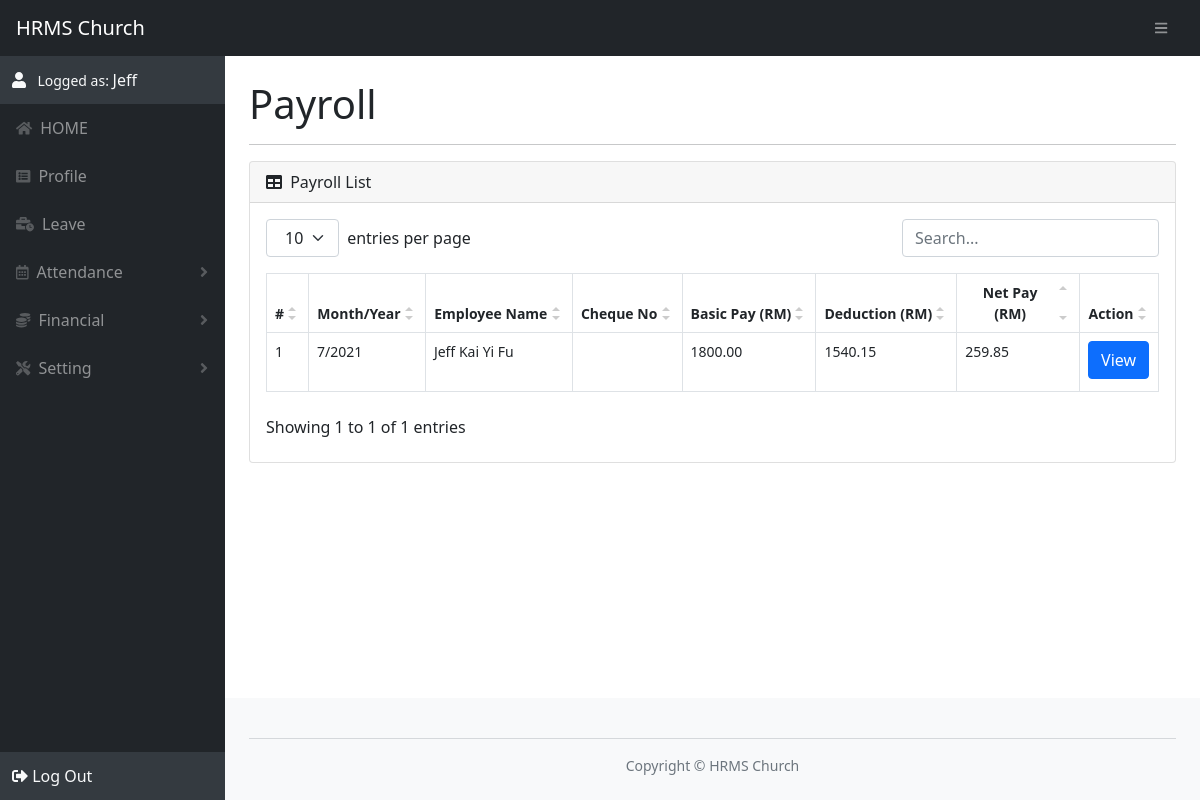
/payroll.php (signed in), run on the app's committed database.
### tables this page shows
CREATE TABLE payroll (
        payrollId INT NOT NULL PRIMARY KEY AUTO_INCREMENT,
        employeeId INT,
        month TINYINT NOT NULL,
        year INT NOT NULL,
        cheque VARCHAR(255) DEFAULT NULL,
        basicPay DECIMAL(10,2),
        deduction DECIMAL(10,2),
        netPay DECIMAL(10,2),

        FOREIGN KEY (employeeId) REFERENCES employee(employeeId)
    );

CREATE TABLE employee (
        employeeId INT NOT NULL PRIMARY KEY AUTO_INCREMENT,
        employeeName VARCHAR(255) NOT NULL,
        email VARCHAR(255) NOT NULL,
        pwd VARCHAR(255) NOT NULL,
        phone VARCHAR(255),
        birthday date,
        gender VARCHAR(16),
        
        address1 VARCHAR(255),
        address2 VARCHAR(255),
        address3 VARCHAR(255),
        stateTypeId TINYINT,
        postcode INT,
        city VARCHAR(255),

        epfAcc VARCHAR(255),
        socsoAcc VARCHAR(255),
        eisAcc VARCHAR(255),
        pcbAcc VARCHAR(255),

        startWorkDate date,
        endWorkDate date DEFAULT NULL,
        recruitmentId INT,

        FOREIGN KEY (stateTypeId) REFERENCES state_type(stateTypeId),
        FOREIGN KEY (recruitmentId) REFERENCES recruitment(recruitmentId)
    );

### function/checkSession.php (called while the page is built, shortened)
<?php
$logged_user_id = 0;
if(isset($_SESSION['userId'])) $logged_user_id = $_SESSION['userId'];
else $logged_user_id = 0;
function get_logged_user_id(){
    global $logged_user_id;
    return $logged_user_id;
}
?>

### template/payroll/payroll_personal.php (the view, shortened to what this page needs)
<div class="card mb-4">
    <div class="card-header">
        <i class="fas fa-table me-1"></i>
        Payroll List
    </div>
    <div class="card-body">
        <table id="datatablesSimple">
            <thead>
                <tr>
                    <th>#</th>
                    <th>Month/Year</th>
                    <th>Employee Name</th>
                    <th>Cheque No</th>
                    <th>Basic Pay (RM)</th>
                    <th>Deduction (RM)</th>
                    <th>Net Pay (RM)</th>
                    <th>Action</th>
                </tr>
            </thead>
            <tbody>
<?php
    $uId = get_logged_user_id();
    $sql = "SELECT
                payroll.payrollId,
                payroll.employeeId,
                payroll.month,
                payroll.year,
                employee.employeeName,
                payroll.cheque,
                payroll.basicPay,
                payroll.deduction,
                payroll.netPay
            FROM payroll
            JOIN employee ON employee.employeeId = payroll.employeeId
            WHERE payroll.employeeId = '$uId'
            ORDER BY payroll.year DESC, payroll.month DESC;
            ";
    $rs = $conn->query($sql);
    if($rs->num_rows > 0) {
        for ($i=0; $i < $rs->num_rows; $i++) {
            $data = $rs->fetch_array(MYSQLI_NUM);
            echo "<tr>";
            echo_td($i + 1);
            for ($j=2; $j < count($data); $j++) {
                if($j == 2) echo "<td>" . $data[$j] . "/";
                elseif($j == 3) echo $data[$j] . "</td>";
                else echo_td($data[$j]);
            }
?>
            <td>
                <form action="payroll.php" method="POST" target="_blank">
                    <button class="btn btn-primary mb-1" type="submit" name="view">View </button>
                </form>
            </td>
<?php
            echo "</tr>";
        }
    }
?>
            </tbody>
        </table>
    </div>
</div>

### function/filter.php (shortened to what this page needs)
<?php
function filterOutput($txt){
    $txt = htmlspecialchars($txt);
    $txt = strip_tags($txt);
    return $txt;
}
function echo_td($txt){
    $txt = filterOutput($txt);
    echo "<td>" . $txt . "</td>";
}
?>

### asset/css/datatables.css (style rules this page uses)
.dataTable-table { max-width: 100%; width: 100%; border-spacing: 0; border-collapse: separate; }
.dataTable-table > tbody > tr > td, .dataTable-table > tbody > tr > th, .dataTable-table > tfoot > tr > td, .dataTable-table > tfoot > tr > th, .dataTable-table > thead > tr > td, .dataTable-table > thead > tr > th { vertical-align: top; padding: 8px 10px; }
.dataTable-table > thead > tr > th { vertical-align: bottom; text-align: left; border-bottom: 1px solid #d9d9d9; }
.dataTable-table th { vertical-align: bottom; text-align: left; }

### data on the page
payroll: txt "1", month "7", year "2021", employeeId.employeeName "Jeff Kai Yi Fu", basicPay "1800.00", deduction "1540.15", netPay "259.85"

### other printed values
$logged_user "Jeff"
$title "Payroll"
